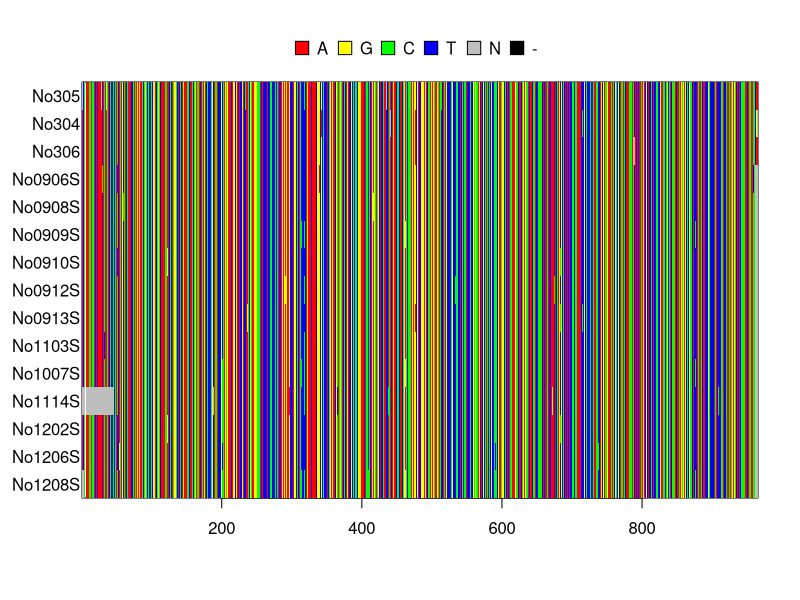
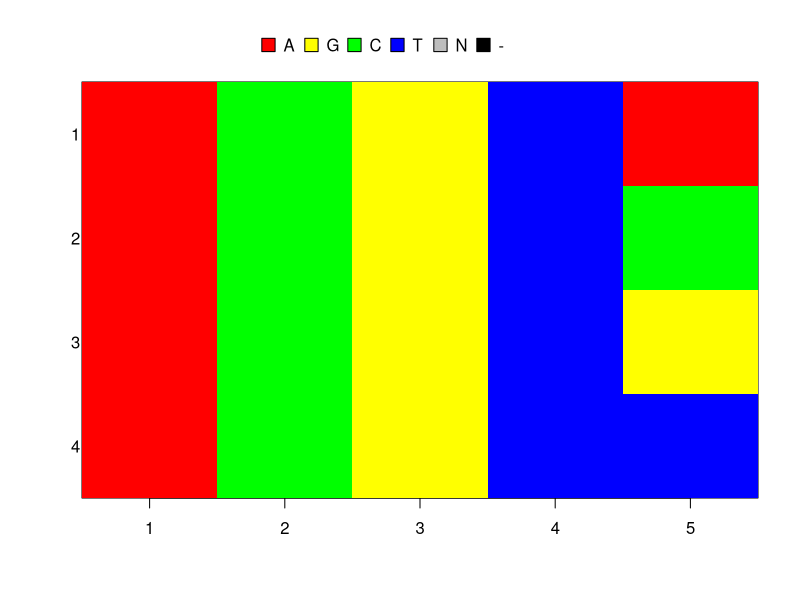

These figures' R source, in order:
library(ape)
data(woodmouse)

png(filename="ShowAlignment1.png")
image(woodmouse)
dev.off()


x <- structure(c("1", "2", "3", "4", "ACGTA", "ACGTC", "ACGTG", "ACGTT"), .Dim = c(4L, 2L))
y <- t(sapply(strsplit(x[,2],""), tolower))
rownames(y) <- x[,1]
alignments <- as.DNAbin(y)
png(filename="ShowAlignment2.png")
image(alignments)
dev.off()


